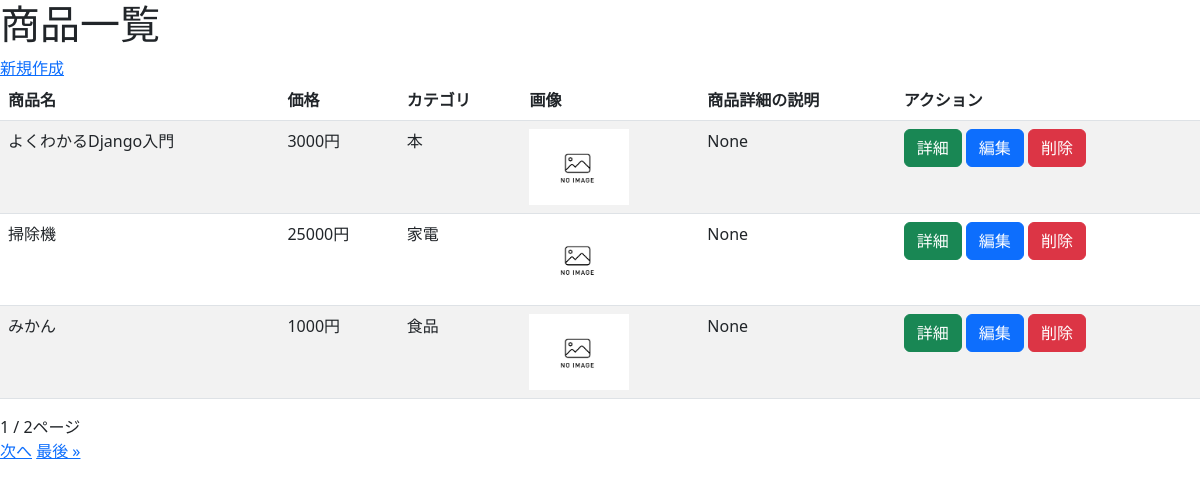
/crud/, run on the app's committed database.
### crud/models.py (models this page shows, shortened)
class Product(models.Model):
    name =models.CharField(max_length=200)
    price=models.PositiveIntegerField()
    category = models.ForeignKey(Category, on_delete=models.CASCADE)
    img = models.ImageField(blank=True, default='noImage.png')
    description = models.TextField(blank=True, null=True)

class Category(models.Model):
    name=models.CharField(max_length=200)
    def __str__(self):
        return self.name

### crud/views.py (the view)
# urls.py: path('crud/', views.ProductListView.as_view(), name='list'),
class ProductListView(ListView):
    model = Product
    paginate_by = 3

### crud/templates/crud/product_list.html (shortened to what this page needs)
{% extends "base.html" %}
{% block content %}
<h1>商品一覧</h1>
<a href="{% url 'new' %}">新規作成</a>
<table class="table table-striped table-hover table-borderd">
  <thead>
      <tr>
        <th>商品名</th>
        <th>価格</th>
        <th>カテゴリ</th>
        <th>画像</th>
        <th>商品詳細の説明</th>
        <th>アクション</th>
      </tr>
    </thead>
    {% for product in object_list %}
      <tr>
        <td>{{ product.name }}</td>
        <td>{{ product.price }}円</td>
        <td>{{ product.category }}</td>
        <td><img src="{{ product.img.url }}" style="width:100px; height:auto;"></td>
        <td>{{ product.description }}</td>
        <td>
          <button class="btn btn-success" onclick="location.href='{% url 'detail' pk=product.pk %}'">詳細</button>
          <button class="btn btn-primary" onclick="location.href='{% url 'edit' pk=product.pk %}'">編集</button>
          <button class="btn btn-danger" onclick="location.href='{% url 'delete' pk=product.pk %}'">削除</button>
        </td>
      </tr>
      {% endfor %}
</table>
{{ page_obj.number }} / {{ page_obj.paginator.num_pages }}ページ<br>
{% if page_obj.has_next %}
<a href="?page={{ page_obj.next_page_number }}">次へ</a>
<a href="?page={{ page_obj.paginator.num_pages }}">最後 &raquo;</a>
{% endif %}
{% endblock %}

### crud/templates/base.html (shortened to what this page needs)
<!DOCTYPE html>
<html lang="ja">
<head>
  <link href="https://cdn.jsdelivr.net/npm/bootstrap@5.3.0-alpha3/dist/css/bootstrap.min.css" rel="stylesheet">
</head>
<body>
  <div class="conteiner">
    {% block content %}{% endblock %}
  </div>
</body>
</html>

### data on the page
Product: name "よくわかるDjango入門", price "3000", category "本", img (placeholder picture), description "None"
Product: name "掃除機", price "25000", category "家電", img (placeholder picture), description "None"
Product: name "みかん", price "1000", category "食品", img (placeholder picture), description "None"

### other printed values
{{ page_obj.number }} "1"
{{ page_obj.paginator.num_pages }} "2"
